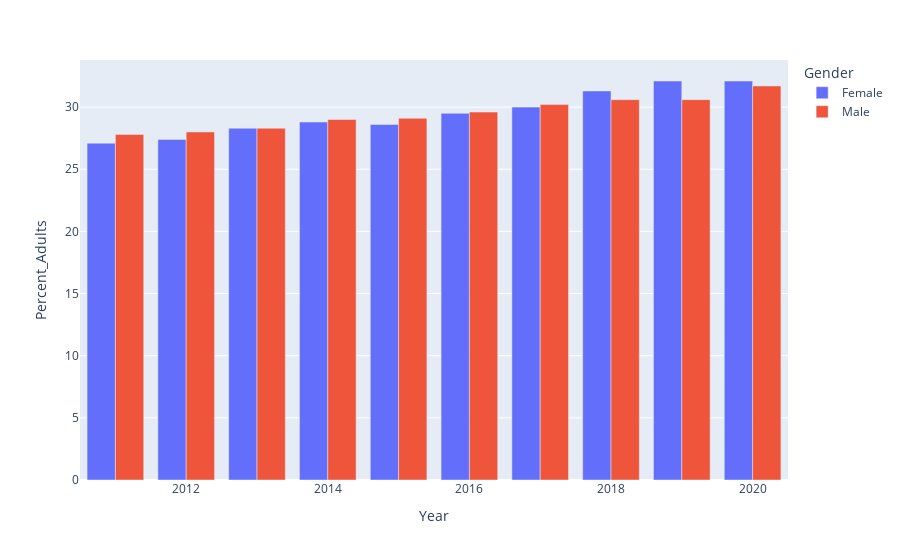

The code cell stored with this chart in its notebook:
### Markdown cell above
#### Part A: Obesity Rates by Gender

### Code cell
plot_data('Obese','Gender')

### Figure 1 — Plotly figure (JSON) as saved in the notebook; plotly's stock layout.template omitted (floating-point values rounded to 4 significant figures)
{"data": [{"alignmentgroup": "True", "hovertemplate": "Gender=Female<br>Year=%{x}<br>Percent_Adults=%{y}<extra></extra>", "legendgroup": "Female", "marker": {"color": "#636efa", "pattern": {"shape": ""}}, "name": "Female", "offsetgroup": "Female", "orientation": "v", "showlegend": true, "textposition": "auto", "type": "bar", "x": [2011, 2012, 2013, 2014, 2015, 2016, 2017, 2018, 2019, 2020], "xaxis": "x", "y": [27.1, 27.4, 28.3, 28.8, 28.6, 29.5, 30, 31.3, 32.1, 32.1], "yaxis": "y"}, {"alignmentgroup": "True", "hovertemplate": "Gender=Male<br>Year=%{x}<br>Percent_Adults=%{y}<extra></extra>", "legendgroup": "Male", "marker": {"color": "#EF553B", "pattern": {"shape": ""}}, "name": "Male", "offsetgroup": "Male", "orientation": "v", "showlegend": true, "textposition": "auto", "type": "bar", "x": [2011, 2012, 2013, 2014, 2015, 2016, 2017, 2018, 2019, 2020], "xaxis": "x", "y": [27.8, 28, 28.3, 29, 29.1, 29.6, 30.2, 30.6, 30.6, 31.7], "yaxis": "y"}], "layout": {"barmode": "group", "legend": {"title": {"text": "Gender"}, "tracegroupgap": 0}, "margin": {"t": 60}, "xaxis": {"anchor": "y", "domain": [0, 1], "title": {"text": "Year"}}, "yaxis": {"anchor": "x", "domain": [0, 1], "title": {"text": "Percent_Adults"}}}}
